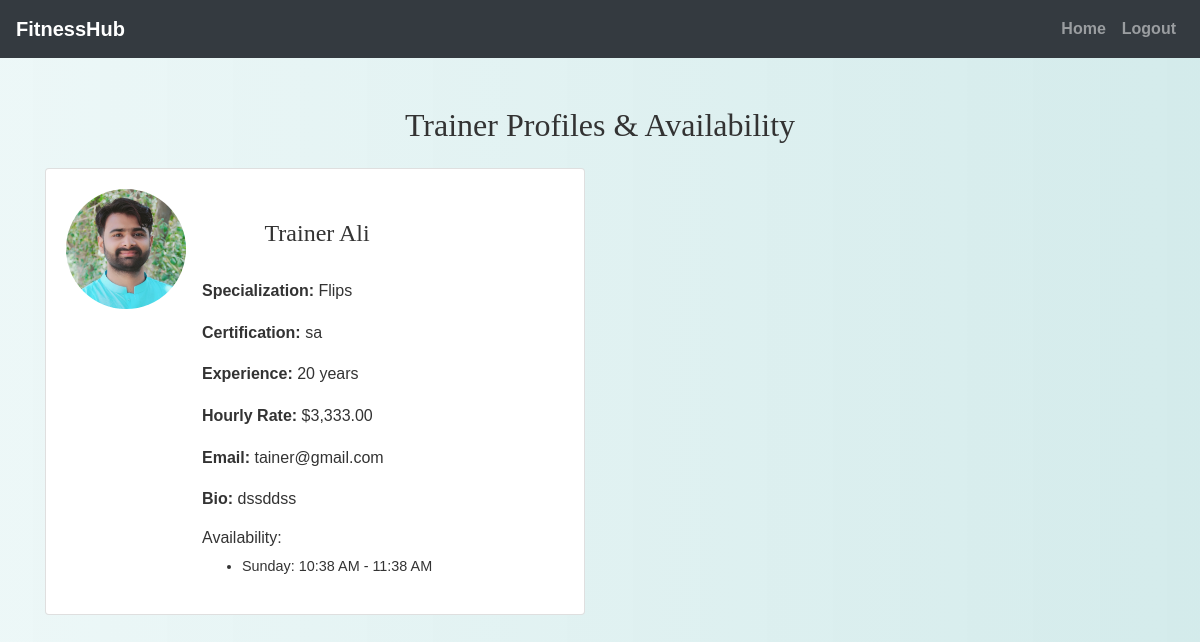
The page /member/view_trainers.php (signed in) on the database its author committed.
### tables this page shows
CREATE TABLE `trainers` (
  `trainer_id` int(11) NOT NULL,
  `first_name` varchar(50) NOT NULL,
  `last_name` varchar(50) NOT NULL,
  `specialization` varchar(100) DEFAULT NULL,
  `certification` text DEFAULT NULL,
  `experience_years` int(11) DEFAULT NULL,
  `bio` text DEFAULT NULL,
  `hourly_rate` decimal(10,2) DEFAULT NULL,
  `profile_picture` varchar(255) DEFAULT NULL,
  `email` varchar(100) NOT NULL,
  `password` varchar(255) NOT NULL
);

CREATE TABLE `trainer_availability` (
  `availability_id` int(11) NOT NULL,
  `trainer_id` int(11) NOT NULL,
  `day_of_week` enum('monday','tuesday','wednesday','thursday','friday','saturday','sunday') NOT NULL,
  `start_time` time NOT NULL,
  `end_time` time NOT NULL,
  `is_available` tinyint(1) DEFAULT 1
);

### member/view_trainers.php (the view, shortened to what this page needs)
<?php
include('../config.php');
$sql = "SELECT * FROM trainers ORDER BY first_name, last_name";
$result = mysqli_query($conn, $sql);
$availability_sql = "SELECT * FROM trainer_availability WHERE is_available = 1 ORDER BY day_of_week, start_time";
$availability_result = mysqli_query($conn, $availability_sql);
$availability = [];
while ($row = mysqli_fetch_assoc($availability_result)) {
    $availability[$row['trainer_id']][] = $row;
}
?>
<!DOCTYPE html>
<html>
<head>
    <link rel="stylesheet" href="https://maxcdn.bootstrapcdn.com/bootstrap/4.5.2/css/bootstrap.min.css">
    <link rel="stylesheet" href="../css/style.css">
</head>
<body>
<?php include('navbar.php'); ?>
<div class="container mt-5">
    <h2 class="mb-4">Trainer Profiles & Availability</h2>
    <?php if (mysqli_num_rows($result) == 0): ?>
        <p>No trainers found.</p>
    <?php else: ?>
        <div class="row">
            <?php while ($trainer = mysqli_fetch_assoc($result)): ?>
                <div class="col-md-6 mb-4">
                    <div class="card">
                        <div class="card-body d-flex">
                            <img src="../admin/uploads/<?= htmlspecialchars($trainer['profile_picture']) ?>" alt="Profile Picture" class="profile-pic mr-3">
                            <div>
                                <h4><?= htmlspecialchars($trainer['first_name'] . ' ' . $trainer['last_name']) ?></h4>
                                <p><strong>Specialization:</strong> <?= htmlspecialchars($trainer['specialization']) ?></p>
                                <p><strong>Certification:</strong> <?= htmlspecialchars($trainer['certification']) ?></p>
                                <p><strong>Experience:</strong> <?= intval($trainer['experience_years']) ?> years</p>
                                <p><strong>Hourly Rate:</strong> $<?= number_format($trainer['hourly_rate'], 2) ?></p>
                                <p><strong>Email:</strong> <?= htmlspecialchars($trainer['email']) ?></p>
                                <p><strong>Bio:</strong> <?= nl2br(htmlspecialchars($trainer['bio'])) ?></p>
                                <h6>Availability:</h6>
                                <?php if (!empty($availability[$trainer['trainer_id']])): ?>
                                    <ul class="availability-list">
                                        <?php
                                        $days = ['Sunday','Monday','Tuesday','Wednesday','Thursday','Friday','Saturday'];
                                        foreach ($availability[$trainer['trainer_id']] as $slot):
                                            $day_name = $days[intval($slot['day_of_week'])];
                                            $start = date("g:i A", strtotime($slot['start_time']));
                                            $end = date("g:i A", strtotime($slot['end_time']));
                                        ?>
                                        <li><?= htmlspecialchars($day_name) ?>: <?= htmlspecialchars($start) ?> - <?= htmlspecialchars($end) ?></li>
                                        <?php endforeach; ?>
                                    </ul>
                                <?php else: ?>
                                    <p><em>No availability set.</em></p>
                                <?php endif; ?>
                            </div>
                        </div>
                    </div>
                </div>
            <?php endwhile; ?>
        </div>
    <?php endif; ?>
</div>
</body>
</html>

### css/style.css (style rules this page uses)
body { background: linear-gradient(90deg, rgba(233, 246, 246, 0.831), rgba(207, 233, 233, 0.9)); font-family: 'Arial', sans-serif; color: #333; line-height: 1.6; }
h1, h2, h3, h4 { text-align: center; margin-top: 30px; margin-bottom: 30px; font-family: 'Georgia', serif; }
.container { margin-bottom: 40px; }

### member/view_trainers.php (style rules this page uses)
.profile-pic { width: 120px; height: 120px; object-fit: cover; border-radius: 50%; }
.availability-list { font-size: 0.9rem; }

### rows shown on the page
trainers: profile_picture (picture), first_name+last_name "Trainer Ali", specialization "Flips", certification "sa", experience_years "20", hourly_rate "3,333.00", email "tainer@gmail.com", bio "dssddss"
trainer_availability: day_of_week "Sunday", start_time "10:38 AM", end_time "11:38 AM"
